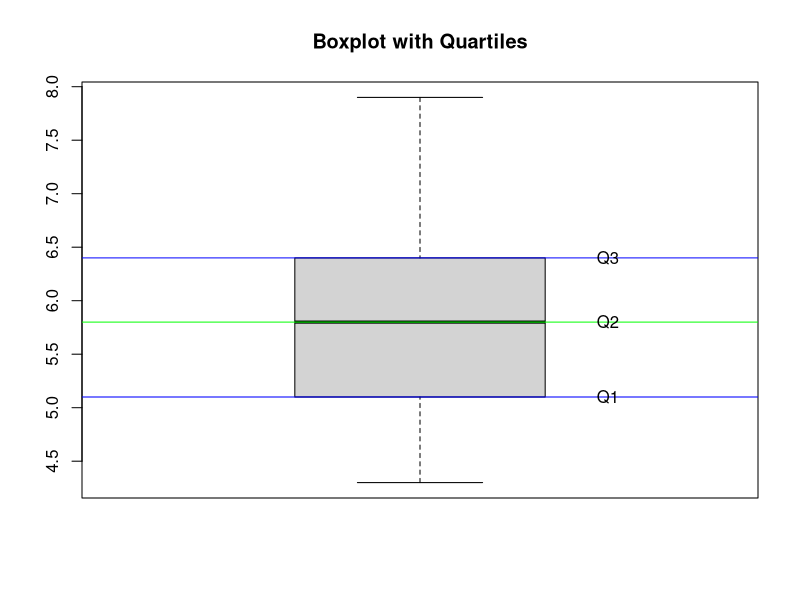

This chart was generated by the following R code:
# Quartiles & IQR + visualization
data <- iris$Sepal.Length
q <- quantile(data); i <- IQR(data)
print(q); cat("IQR:", i, "\n")

dev.new()
boxplot(data, main="Boxplot with Quartiles")
abline(h=q[2], col="blue"); abline(h=q[3], col="green"); abline(h=q[4], col="blue")
text(1.3, q[2], "Q1"); text(1.3, q[3], "Q2"); text(1.3, q[4], "Q3")
